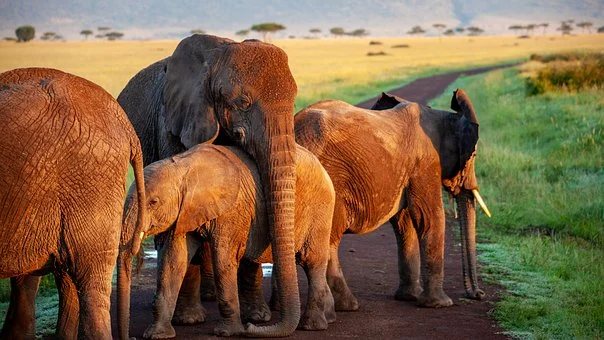
#> input picture elephant.webp, 604 x 340 px
$ jupyter execute 'Image Segmentation.ipynb'
#> lines starting #> are read from the running program, lines starting #| are printed output that depends on the picture
[cell 1]
import cv2
import matplotlib.pyplot as plt

[cell 2]
im = cv2.imread('elephant.webp') # its read an image as into BGR and matplot show in RBG
#> im is the input picture: shape (340, 604, 3); mean B, G, R 68.7, 99.4, 127.1
im = cv2.cvtColor(im,cv2.COLOR_BGR2RGB)
print(im.shape)
#| (340, 604, 3)

[cell 3]
plt.imshow(im)
plt.show()

[cell 4]
#Flatten each channels of the image
all_pixels = im.reshape((340*604,3))
print(all_pixels.shape)
#| (205360, 3)

[cell 5]
from sklearn.cluster import KMeans

[cell 6]
dominant_color = 4
km = KMeans(n_clusters=dominant_color)
km.fit(all_pixels)

[cell 7]
centers = km.cluster_centers_

[cell 8]
import numpy as np
centers = np.array(centers,dtype="uint8")

[cell 9]
centers

### Plot all these colors

[cell 10]
i=1

plt.figure(0,figsize=(6,4))
colors=[]
for each_color in centers:
    plt.subplot(1,4,i)
    plt.axis("off")
    i+=1

    colors.append(each_color)
    #color Swatch
    a=np.zeros((100,100,3),dtype='uint8')
    a[:,:,:] = each_color
    plt.imshow(a)

plt.show()
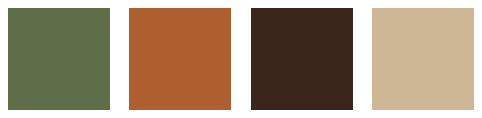
#> figure drawn by matplotlib, 4 panels

# Segmenting the Original Image

[cell 11]
new_img = np.zeros((340*604,3),dtype='uint8')
print(new_img.shape)

[cell 12]
for ix in range(new_img.shape[0]):
    new_img[ix]=colors[km.labels_[ix]]

new_img=new_img.reshape((340,604,3))
plt.imshow(new_img)
plt.show()
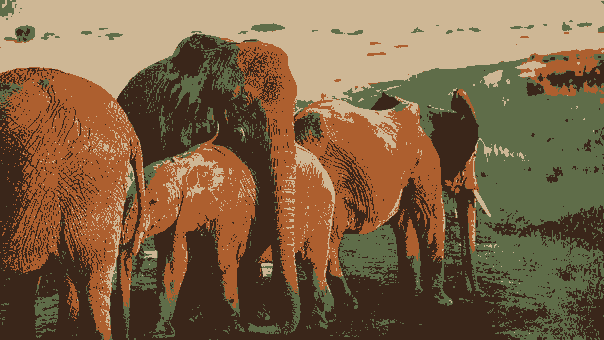
#> shown: shape (340, 604, 3); mean R, G, B 126.6, 98.8, 68.1
